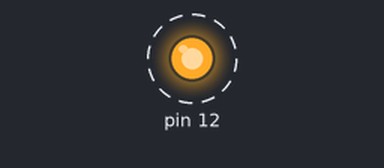
A sketch run on a simulated Arduino Uno, built with avr-gcc and run on an emulated ATmega328P. Parts: output pins drawn as LEDs (lit = HIGH). Dashed ring = blinking.

Above: at 0.5 s.
Timing chart, 0 to 4.6 s (numbered marks = the images above):
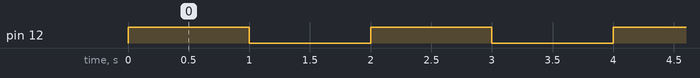

The sketch:

BlinkIR.ino
```cpp
#include <avr/io.h>
#include <util/delay.h>
#define F_CPU 8000000UL
void setup() {
  DDRB|=(1<<PB4);
}

void loop() {
  PORTB|=(1<< PB4);
  _delay_ms(1000);
  PORTB&=(0<< PB4);
  _delay_ms(1000);
}
```

Measured:
- by itself, pin 12: alternates HIGH for 1.0 s and LOW for 1.0 s
